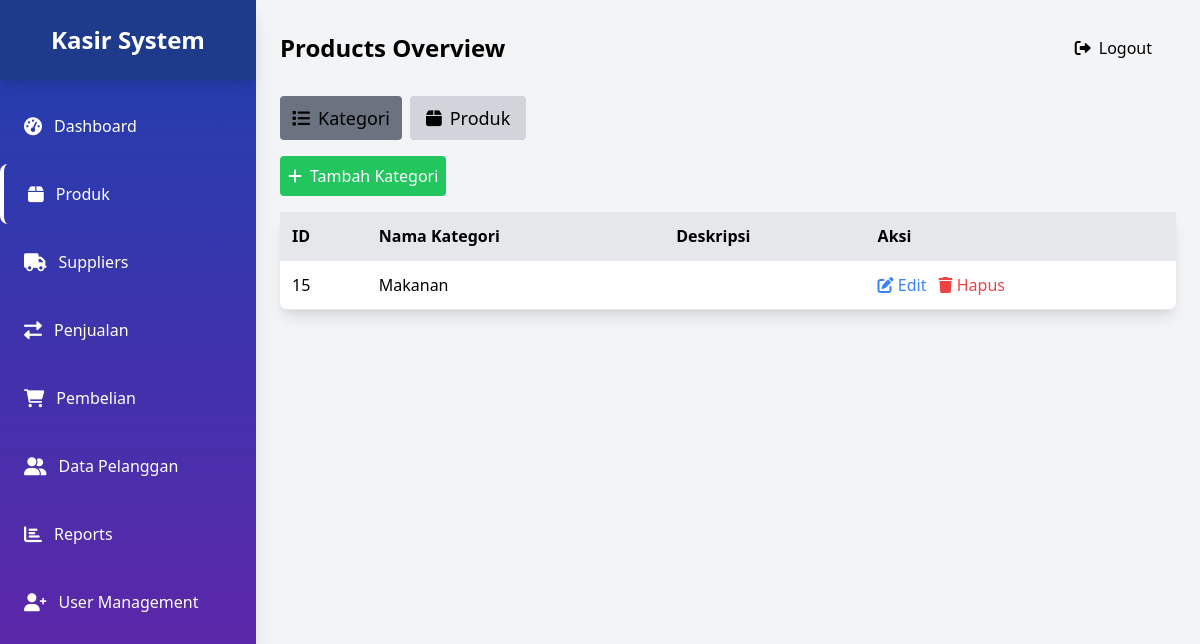
The app's page /public/products.php (signed in), older data.
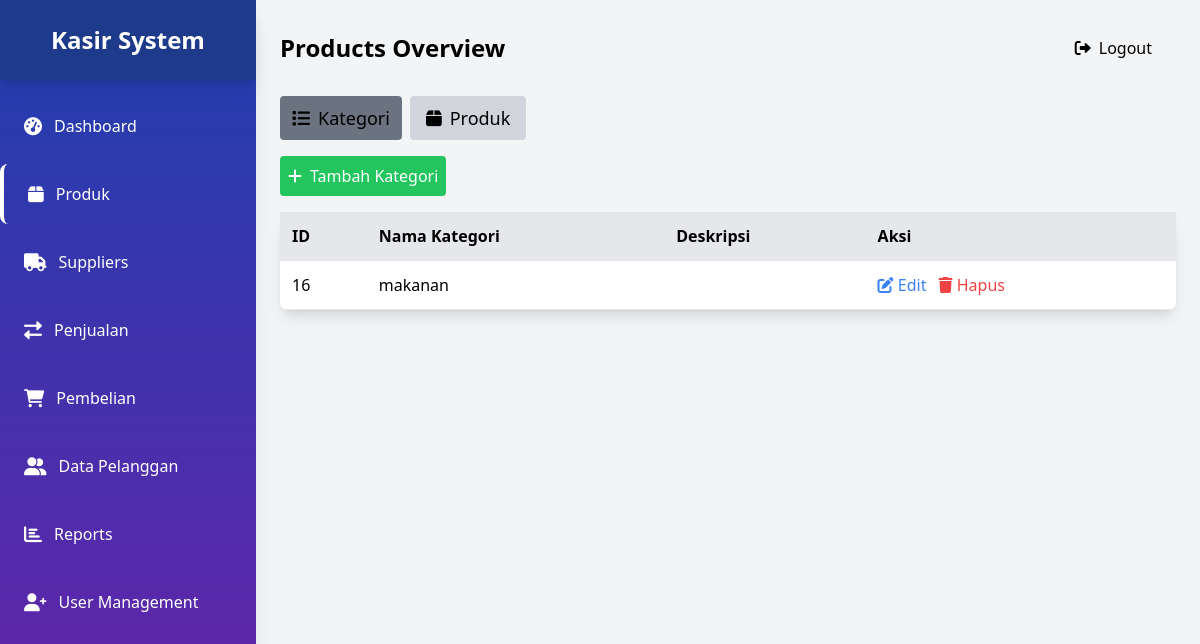
The same page, newer data.
### tables this page shows
CREATE TABLE `kategori` (
  `id_kategori` int(11) NOT NULL,
  `nama_kategori` varchar(100) NOT NULL,
  `deskripsi` text DEFAULT NULL
);

### public/products.php (the view, shortened to what the changed rows need)
<?php
$db = require_once __DIR__ . '/../app/koneksi.php';
$kategori_list = $db->query("SELECT * FROM kategori")->fetchAll(PDO::FETCH_ASSOC);
?>
<!DOCTYPE html>
<html lang="id">
<head>
    <script src="https://cdn.tailwindcss.com"></script>
    <link href="https://cdnjs.cloudflare.com/ajax/libs/font-awesome/6.0.0/css/all.min.css" rel="stylesheet">
</head>
<body class="bg-gray-100 flex">
    <div class="w-64 h-screen bg-gradient-to-b from-blue-800 to-purple-800 shadow-xl fixed">
        <div class="flex items-center justify-center h-20 bg-blue-900 shadow-lg">
            <h1 class="text-white text-2xl font-bold">Kasir System</h1>
        </div>
    </div>
    <div class="ml-64 flex-1 p-6">
        <div class="flex justify-between items-center mb-6">
            <h1 class="text-2xl font-bold">Products Overview</h1>
        </div>
        <table class="min-w-full bg-white rounded-lg shadow-lg mb-4">
            <thead>
                <tr class="bg-gray-200">
                    <th class="p-3 border-b text-left">ID</th>
                    <th class="p-3 border-b text-left">Nama Kategori</th>
                    <th class="p-3 border-b text-left">Deskripsi</th>
                    <th class="p-3 border-b text-left">Aksi</th>
                </tr>
            </thead>
            <tbody>
                <?php foreach ($kategori_list as $kategori): ?>
                    <tr>
                        <td class="p-3 border-b"><?php echo $kategori['id_kategori']; ?></td>
                        <td class="p-3 border-b"><?php echo $kategori['nama_kategori']; ?></td>
                        <td class="p-3 border-b"><?php echo $kategori['deskripsi'] ?? 'N/A'; ?></td>
                        <td class="p-3 border-b">
                            <a href="products.php?edit_id=<?= $kategori['id_kategori'] ?>" class="text-blue-500">
                                <i class="fas fa-edit"></i> Edit
                            </a>
                            <form action="products.php" method="POST" class="inline">
                                <button type="submit" class="text-red-500 ml-2" onclick="return confirm('Apakah Anda yakin ingin menghapus kategori ini?');">
                                    <i class="fas fa-trash"></i> Hapus
                                </button>
                            </form>
                        </td>
                    </tr>
                <?php endforeach; ?>
            </tbody>
        </table>
    </div>
</body>
</html>

Row changes from the older to the newer data that the page shows:
removed kategori: id_kategori "15", nama_kategori "Makanan"
added kategori: id_kategori "16", nama_kategori "makanan"
